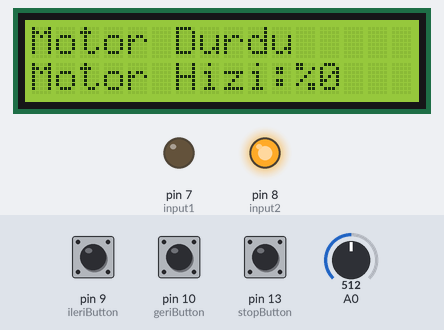
The sketch below on a simulated Arduino Uno, built with avr-gcc and run on an emulated ATmega328P. Shown: 16×2 character LCD, output pins drawn as LEDs (lit = HIGH). The inputs (shaded band) are chosen by the test bench; at power-on: pin 9 (ileriButton) LOW, pin 10 (geriButton) LOW, A0 = 512, pin 13 (stopButton) LOW. Pins used as bus, display or sensor lines are not drawn.

Above: at 7.2 s.
7.3 s: pin 9 (ileriButton) pulled HIGH for 0.15 s
At 7.7 s:
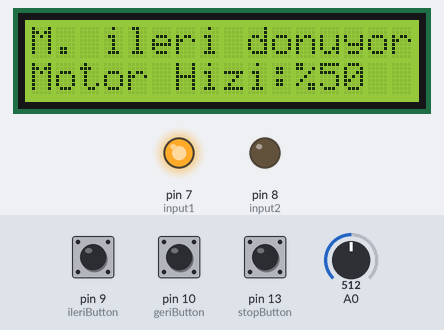
8.9 s: pin 10 (geriButton) pulled HIGH for 0.15 s
At 10.1 s:
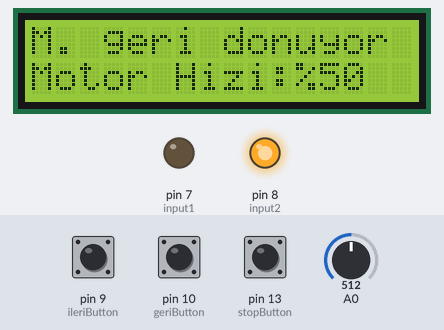
10.5 s: A0 set to 716
At 11.4 s:
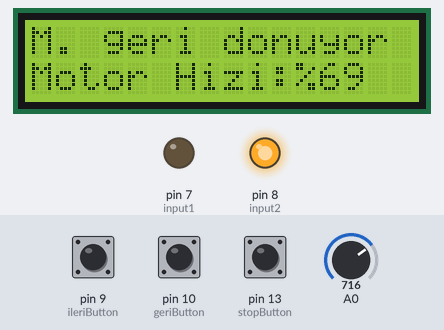
12.0 s: pin 9 (ileriButton) pulled HIGH for 1 s
At 12.6 s:
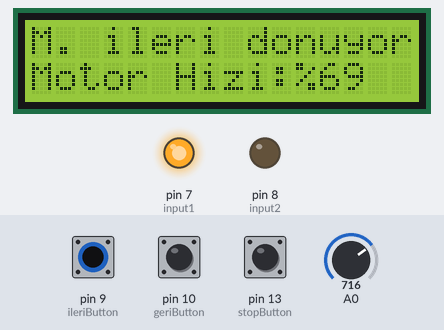
14.5 s: A0 set to 900
At 15.7 s:
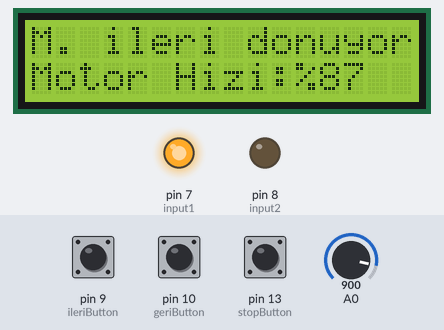
16.0 s: pin 10 (geriButton) pulled HIGH for 1 s
At 16.8 s:
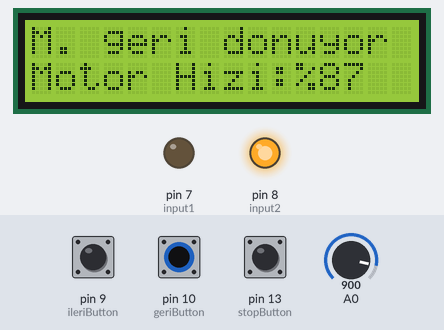
Timing chart, 0 to 19.0 s (numbered marks = the images above; inputs shaded):
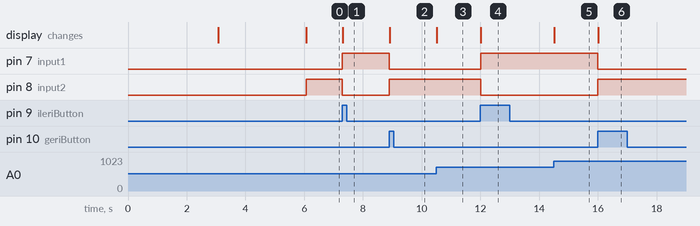

Measured:
- after the input at 7.3 s, pin 7 (input1): LOW → HIGH at once; pin 8 (input2): HIGH → LOW at once; the display: changes at once (image 1)
- after the input at 8.9 s, pin 7 (input1): HIGH → LOW at once; pin 8 (input2): LOW → HIGH at once; the display: changes at once (image 2)
- after the input at 10.5 s, the display: changes at once (image 3)
- after the input at 12.0 s, pin 7 (input1): LOW → HIGH at once; pin 8 (input2): HIGH → LOW at once; the display: changes at once (image 4)
- after the input at 14.5 s, the display: changes at once (image 5)
- after the input at 16.0 s, pin 7 (input1): HIGH → LOW at once; pin 8 (input2): LOW → HIGH at once; the display: changes at once (image 6)

The sketch:

L293D_motor_surme_hiz_kontrolu.ino
```cpp
#include <LiquidCrystal.h>; //Arduino LCD eklentisini çağırıyoruz
LiquidCrystal lcd(12, 11, 5, 4, 3, 2);

int ileriButton = 9;
int geriButton = 10;
int stopButton = 13;

int powerPin = 6;
int input1 = 7;
int input2 = 8;

int hiz = 0;

boolean ileri = false, geri = false, dur = true;

void setup (){
  Serial.begin(9600);

  pinMode (ileriButton, INPUT);
  pinMode (geriButton, INPUT);
  pinMode (powerPin, OUTPUT);
  pinMode (input1, OUTPUT);
  pinMode (input2, OUTPUT);

  lcd.begin(16, 2);
  lcd.setCursor(0, 0);
  lcd.print("Mert");
  lcd.setCursor(0, 1);
  lcd.print("Cinar");

  delay(3000);

  lcd.setCursor(0, 0);
  lcd.print("Ogrenci Numarasi");
  lcd.setCursor(0, 1);
  lcd.print("190118020");

  delay(3000);

  lcd.clear();
}

void loop (){

  int stopDurum = digitalRead(stopButton);

  if(stopDurum)
  {
    dur = true;
    ileri = false;
    geri = false;
  }

  int ileriDurum = digitalRead(ileriButton);

  if (ileriDurum == 1)
  {
    dur = false;
    ileri = true;
    geri = false;
  }

  int geriDurum = digitalRead(geriButton);

  if (geriDurum == 1)
  {
    dur = false;
    ileri = false;
    geri = true;
  }

  if (ileri)
  {
    digitalWrite (input1, ileri);
    digitalWrite (input2, !ileri);

    hiz = map (analogRead(A0),0,1023,0,100);

    analogWrite(powerPin,hiz);

    lcd.setCursor(0, 0);
    lcd.print("M. ileri donuyor");

    lcd.setCursor(0, 1);
    lcd.print("Motor Hizi:%");
    lcd.print(hiz);
    lcd.print("    ");
  }
  else if(dur)
  {
    digitalWrite (input1, ileri);
    digitalWrite (input2, !ileri);

    analogWrite(powerPin,0);

    lcd.setCursor(0, 0);
    lcd.print("Motor Durdu      ");
    lcd.setCursor(0, 1);
    lcd.print("Motor Hizi:%0   ");
  }
  else if(geri)
  {
    digitalWrite (input1, ileri);
    digitalWrite (input2, !ileri);

    hiz = map (analogRead(A0),0,1023,0,100);

    analogWrite(powerPin,hiz);

    lcd.setCursor(0, 0);
    lcd.print("M. geri donuyor ");

    lcd.setCursor(0, 1);
    lcd.print("Motor Hizi:%");
    lcd.print(hiz);
    lcd.print("    ");
  }

}
```
